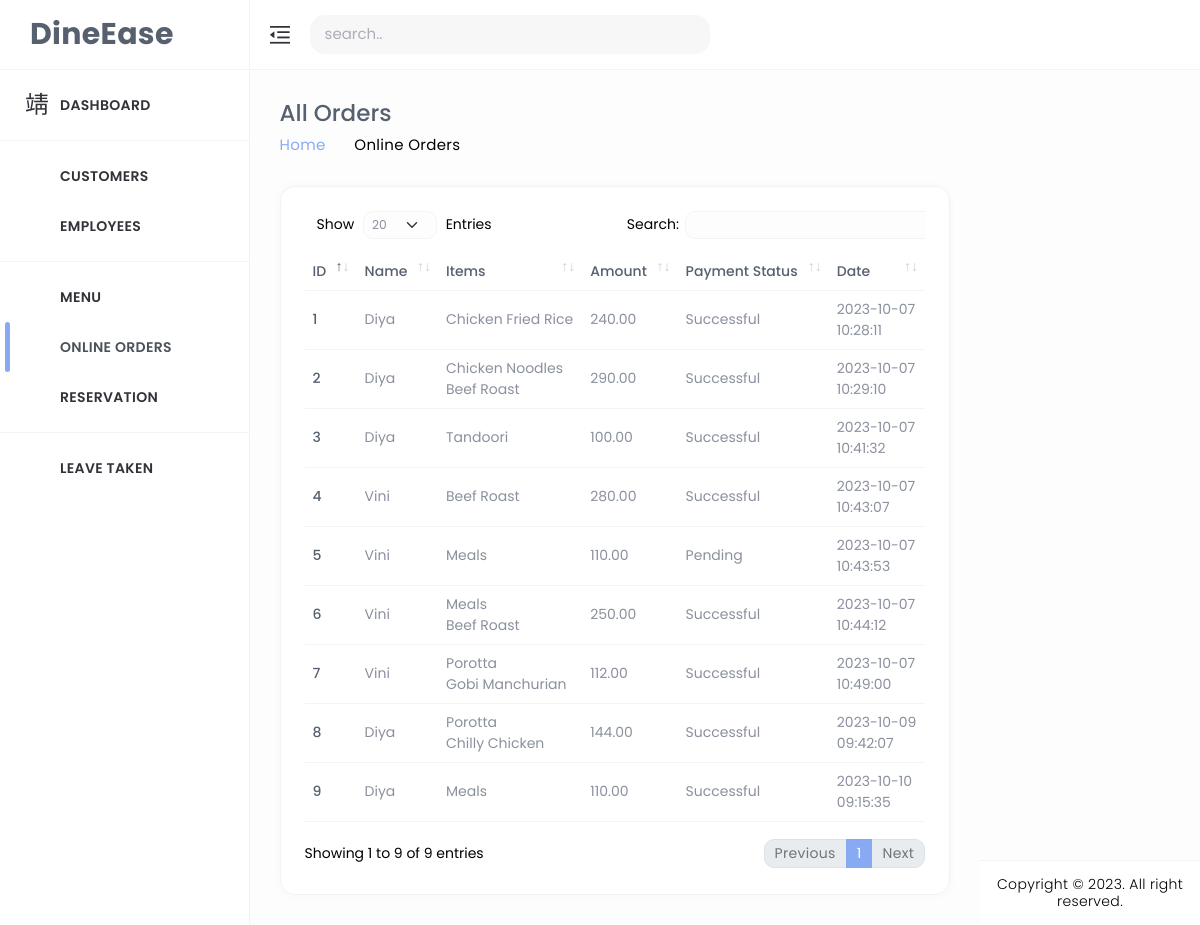
Before: /order_list/ with the older database file.
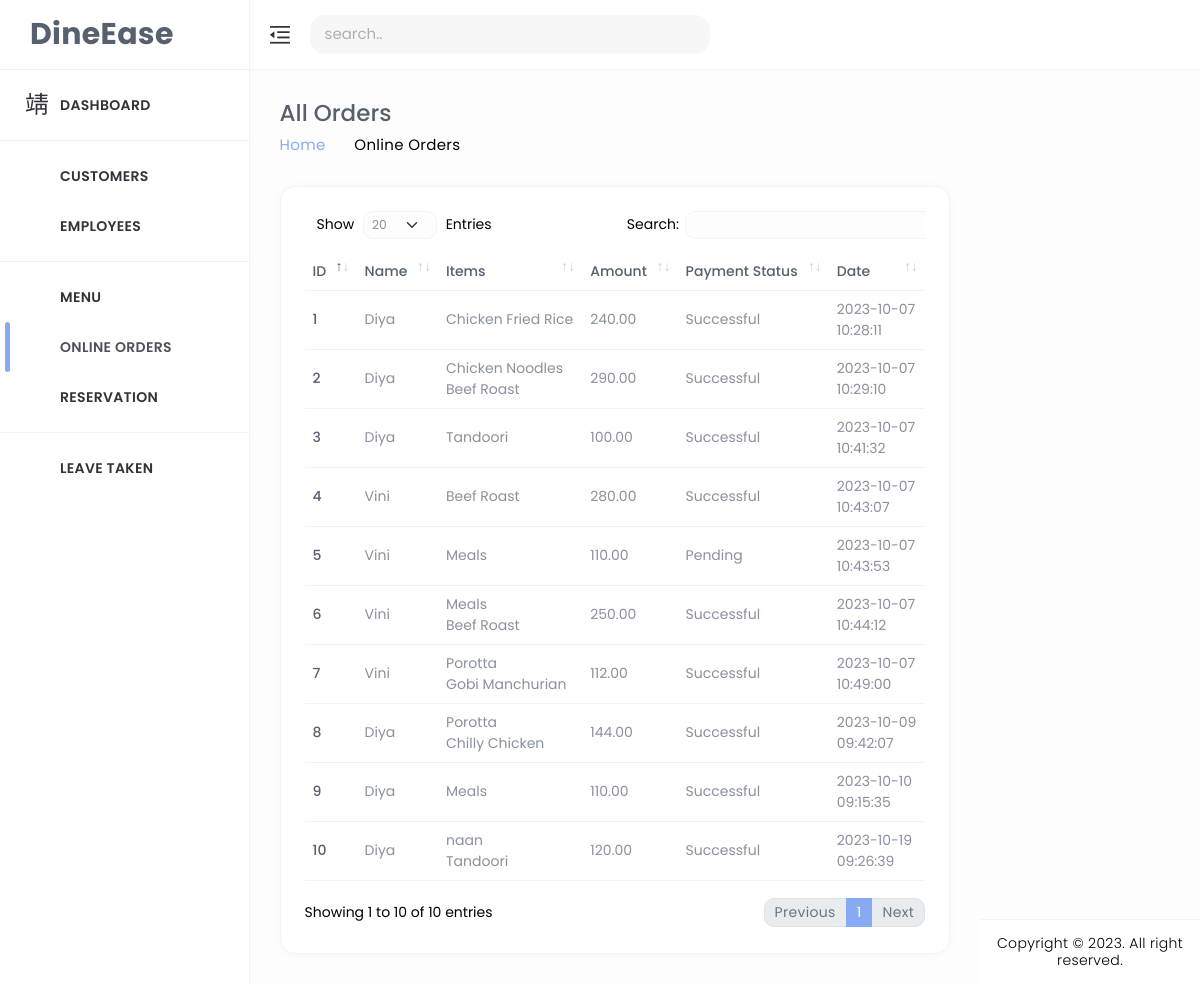
After: the same page with the newer database file.
### home/models.py (models this page shows, shortened)
class BillingInformation(models.Model):
    user = models.ForeignKey(CustomUser, on_delete=models.CASCADE)
    address = models.TextField()
    town = models.CharField(max_length=50)
    zip_code = models.CharField(max_length=10)
    payment_status = models.BooleanField(default=True)
    amount = models.DecimalField(max_digits=8, decimal_places=2)
    menu = models.ManyToManyField(menus, blank=True)

class CustomUser(AbstractUser):
    CUSTOMER = 1
    EMPLOYEE = 2
    ROLE_CHOICE = (
        (CUSTOMER, 'CUSTOMER'),
        (EMPLOYEE, 'EMPLOYEE'),
    )
    username=None
    first_name = None
    last_name = None
    USERNAME_FIELD = 'email'
    name = models.CharField(max_length=50)
    email = models.EmailField(max_length=100, unique=True)
    phone = models.CharField(max_length=12, blank=True)
    password = models.CharField(max_length=128)
    role = models.IntegerField(choices=ROLE_CHOICE, blank=True, null=True,default='1')
    is_admin = models.BooleanField(default=False)
    is_staff = models.BooleanField(default=False)
    is_active = models.BooleanField(default=True)
    is_superadmin = models.BooleanField(default=False)
    REQUIRED_FIELDS = ['name', 'phone']
    objects = UserManager()

class menus(models.Model):
    CATEGORY_CHOICES = (
        ('Kerala', 'Kerala'),
        ('Chineese', 'Chineese'),
        ('North Indian', 'North Indian'),
        ('Arabian', 'Arabian'),
        ('Beverages', 'Beverages'),
    )
    SUBMENU_CHOICES = (
        ('Breads', 'Breads'),
        ('Curries', 'Curries'),
        ('Rice Dishes','Rice Dishes'),
        ('Appetizers','Appetizers'),
        ('Main Course','Main Course'),
        ('Breads & Accompaniments', 'Breads & Accompaniments'),
        ('Rolls & Grills','Rolls & Grills'),
        ('Hot Beverage','Hot Beverage'),
        ('Cold Beverage','Cold Beverage'),
    )
    SUB_SUBMENU_CHOICES = (
        ('Vegetarian', 'Vegetarian'),
        ('Non-Vegetarian', 'Non-Vegetarian'),
        ('Water-based','Water-based'),
        ('Milk-based','Milk-based')
    )
    name = models.CharField(max_length=100)
    category = models.CharField(max_length=50, choices=CATEGORY_CHOICES, default='')
    submenu = models.CharField(max_length=50, choices=SUBMENU_CHOICES, default='', blank=True)
    sub_submenu = models.CharField(max_length=50, choices=SUB_SUBMENU_CHOICES, default='', blank=True)
    desc = models.CharField(max_length=300)
    price = models.FloatField()
    img = models.ImageField(upload_to='menus/', blank=True, null=True)
    active = models.BooleanField(default=True)

class Payment(models.Model):
    class PaymentStatusChoices(models.TextChoices):
        PENDING = 'pending', 'Pending'
        SUCCESSFUL = 'successful', 'Successful'
        FAILED = 'failed', 'Failed'
    user = models.ForeignKey(CustomUser, on_delete=models.CASCADE)  # Link the payment to a user
    razorpay_order_id = models.CharField(max_length=255)  # Razorpay order ID
    payment_id = models.CharField(max_length=255)  # Razorpay payment ID
    amount = models.DecimalField(max_digits=8, decimal_places=2)  # Amount paid
    currency = models.CharField(max_length=3)  # Currency code (e.g., "INR")
    timestamp = models.DateTimeField(auto_now_add=True)  # Timestamp of the payment
    payment_status = models.CharField(max_length=20, choices=PaymentStatusChoices.choices, default=PaymentStatusChoices.PENDING)
    billing_info = models.ManyToManyField(BillingInformation)
    class Meta:
        ordering = ['-timestamp']

### home/views.py (the view)
# urls.py: path('order_list/',order_list,name='order_list'),
def order_list(request):
    billing_info = BillingInformation.objects.all()
    payments = Payment.objects.all()
    context = {
        'billing_info': billing_info,
        'payments': payments,
    }
    return render(request, 'admin_dashboard/orders.html', context)

### templates/admin_dashboard/orders.html (shortened to what the changed rows need)
{% load static %}
<!DOCTYPE html>
<html lang="en" dir="ltr">
<head>
	<link href="../../../../cdn.jsdelivr.net/npm/%40mdi/font%404.4.95/css/materialdesignicons.min.html" rel="stylesheet" />
	<link href="{% static 'assets/css/materialdesignicons.min.css' %}" rel="stylesheet" />
	<link href="{% static 'assets/plugins/simplebar/simplebar.css' %}" rel="stylesheet" />
	<link href="{% static 'assets/plugins/data-tables/datatables.bootstrap5.min.css' %}" rel='stylesheet'>
	<link href="{% static 'assets/plugins/data-tables/responsive.datatables.min.css' %}" rel='stylesheet'>
	<link id="{% static 'style.css' %}" rel="stylesheet" href="{% static 'assets/css/style.css' %}" />
</head>
<body id="body">
	<div class="wrapper">
		<div class="ec-page-wrapper">
			<div class="ec-content-wrapper">
				<div class="content">
					<div class="breadcrumb-wrapper d-flex align-items-center justify-content-between">
						<div>
							<h1>All Orders</h1>
						</div>
					</div>
					<div class="row">
						<div class="col-12">
							<div class="card card-default">
								<div class="card-body">
									<div class="table-responsive">
										<table id="responsive-data-table" class="table" style="width:100%">
											<thead>
                                                <tr>
                                                    <th>ID</th>
                                                    <th>Name</th>
                                                    <th>Items</th>
                                                    <th>Amount</th>
                                                    <th>Payment Status</th>
                                                    <th>Date</th>
                                                </tr>
                                            </thead>
                                            <tbody>
                                                {% for billing in billing_info %}
                                                <tr>
                                                    <td>{{ billing.id }}</td>
                                                    <td>{{ billing.user.name }}</td>
                                                    <td>
                                                        {% for menu in billing.menu.all %}
                                                            {{ menu.name }}<br>
                                                        {% empty %}
                                                            No menu ordered
                                                        {% endfor %}
                                                    </td>
                                                    <td>{{ billing.amount }}</td>
                                                    <td>
                                                        {% with matching_payments=billing.payment_set.all %}
                                                            {% if matching_payments %}
                                                                {{ matching_payments.0.get_payment_status_display }}
                                                            {% else %}
                                                                Payment not found
                                                            {% endif %}
                                                        {% endwith %}
                                                    </td>
												<td>
													{% for payment in billing.payment_set.all %}
														{{ payment.timestamp|date:"Y-m-d" }}<br>
														{{ payment.timestamp|time:"H:i:s" }}<br>
													{% endfor %}
												</td>
                                                </tr>
                                                {% empty %}
                                                <tr>
                                                    <td colspan="5">No billing information available</td>
                                                </tr>
                                                {% endfor %}
                                            </tbody>
										</table>
									</div>
									</div>
								</div>
							</div>
						</div>
					</div>
				</div>
			</div>
		</div>
</body>
</html>

Changed rows visible on the page:
added BillingInformation: id "10", user.name "Diya", amount "120.00", payment_set.all.0.payment_status "Successful", menus (name "Tandoori")
now on this page (row unchanged): menus: name "naan", shown under "10"
added Payment: timestamp "2023-10-19", timestamp "09:26:39", shown under "10"
Other visible differences:
text written by a page script: "Show Entries Search: Showing 1 to 9 of 9 entries Previous 1 Next" → "Show Entries Search: Showing 1 to 10 of 10 entries Previous 1 Next"
